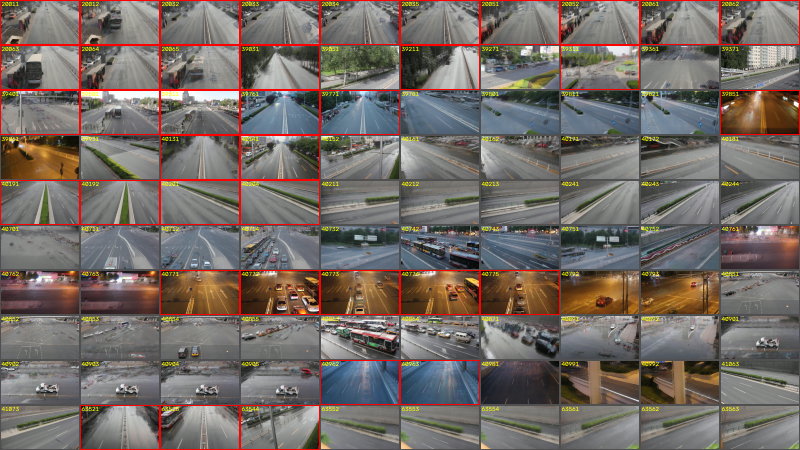
#> input picture grid_resolution_analysis/site_grouping_all_sheet.png, 1600 x 900 px, given in place of MVI_40191.mp4, which was not available (shown at 1/2 size)
$ python rparallel_he3.py
#> lines starting #> are read from the running program, lines starting #| are printed output that depends on the picture
### bench_sysinfo.py
"""
bench_sysinfo.py -- hardware/software provenance for benchmark metrics files.

Every value is collected defensively: anything that cannot be determined on
the current platform is recorded as None rather than raising, so a missing
value never aborts a benchmark run.
"""
import os
import platform
import subprocess
import sys


def _cpu_model():
    system = platform.system()
    try:
        if system == "Windows":
            import winreg  # noqa: WPS433 (Windows-only import)
            key = winreg.OpenKey(
                winreg.HKEY_LOCAL_MACHINE,
                r"HARDWARE\DESCRIPTION\System\CentralProcessor\0",
            )
            name, _ = winreg.QueryValueEx(key, "ProcessorNameString")
            return str(name).strip()
        if system == "Linux":
            with open("/proc/cpuinfo", encoding="utf-8", errors="replace") as f:
                for line in f:
                    if line.lower().startswith("model name"):
                        return line.split(":", 1)[1].strip()
        if system == "Darwin":
            out = subprocess.run(
                ["sysctl", "-n", "machdep.cpu.brand_string"],
                capture_output=True, text=True, timeout=5,
            )
            if out.returncode == 0 and out.stdout.strip():
                return out.stdout.strip()
    except Exception:
        pass
    return platform.processor() or None


def _version(module_name):
    try:
        module = __import__(module_name)
        return getattr(module, "__version__", None)
    except Exception:
        return None


def collect_system_info():
    """Return a JSON-serialisable dict describing the machine and software."""
    physical = logical = None
    try:
        import psutil
        physical = psutil.cpu_count(logical=False)
        logical = psutil.cpu_count(logical=True)
    except Exception:
        pass
    return {
        "platform": platform.platform(),
        "processor": platform.processor() or None,
        "cpu_model": _cpu_model(),
        "physical_cores": physical,
        "logical_processors": logical,
        "os_cpu_count": os.cpu_count(),
        "python_version": sys.version.split()[0],
        "python_implementation": platform.python_implementation(),
        "opencv_version": _version("cv2"),
        "numpy_version": _version("numpy"),
        "psutil_version": _version("psutil"),
        "btp_env": {k: v for k, v in sorted(os.environ.items()) if k.startswith("BTP_")},
    }


# [3 lines that do not run on import are left out]

### rparallel_he3.py
import cv2
import numpy as np
import psutil
import time
import os
import pandas as pd
from openpyxl import load_workbook, Workbook
import cProfile
import pstats
from concurrent.futures import ThreadPoolExecutor, Future
from collections import Counter
import json
import xml.etree.ElementTree as ET
import matplotlib.pyplot as plt
import seaborn as sns


with open("user_input_data.json", "r") as file:
#> (reads user_input_data.json from the repository)
    config = json.load(file)

video_path = config["video"]
color_channel = config["color_channel"]
rows, cols = config["grids"]["rows"], config["grids"]["cols"]
pixels_per_meter = config.get("pixels_per_meter", 0)  # 0 => speed estimation disabled
xml_path = config.get("xml_path", "")

roi1_x, roi1_y, roi1_width, roi1_height = 47, 202, 441, 141
roi2_x, roi2_y, roi2_width, roi2_height = 500, 202, 441, 141

num_rows, num_cols = rows, cols

frame_count = 0
start_time = time.time()

# ── Benchmark instrumentation (mirrors seq.py so results are comparable) ──
frame_times = []
frame_io_times = []
memory_usages = []

cap = cv2.VideoCapture(video_path)

# Read actual FPS from the video; fall back to 30 if unavailable
_raw_fps = cap.get(cv2.CAP_PROP_FPS)
FPS = _raw_fps if _raw_fps and _raw_fps > 0 else 30

# Read the first two frames BEFORE creating the writer, so the writer can be
# sized from the real decoded frame instead of a possibly-wrong cap.get().
ret1, frame1 = cap.read()
#> frame1 is the input picture: shape (900, 1600, 3); mean B, G, R 101.9, 107.4, 116.4
ret, frame2 = cap.read()

if not ret1 or frame1 is None:
    raise RuntimeError(f"Could not read any frames from video: {video_path}")

frame_height, frame_width = frame1.shape[:2]

excel_file_path = 'result_matrix1.xlsx'

fourcc = cv2.VideoWriter_fourcc(*'avc1')
out = cv2.VideoWriter('test_output1.mp4', fourcc, FPS, (frame_width, frame_height))
if not out.isOpened():
    print("[WARN] avc1 codec failed, falling back to mp4v")
    fourcc = cv2.VideoWriter_fourcc(*'mp4v')
    out = cv2.VideoWriter('test_output1.mp4', fourcc, FPS, (frame_width, frame_height))

OUTPUT_WRITER_OK = out.isOpened()
if not OUTPUT_WRITER_OK:
    print(f"[ERROR] VideoWriter failed to open for 'test_output1.mp4' "
          f"(fps={FPS}, size=({frame_width}, {frame_height})). "
          "Processed frames will be shown (if a display is available) but NOT saved to disk.")

# Whether a GUI display is available; probed lazily on the first imshow call
# in main(), so this also correctly detects headless environments.
# ── BENCH PATCH: BTP_DISPLAY=0 suppresses the live preview window for
# unattended batch runs. Default (unset/"1") preserves original behavior.
DISPLAY_ENABLED = os.environ.get("BTP_DISPLAY", "1") != "0"

# ─────────────────────────────────────────────────────────────────────────────
# Persistent, reusable thread pools.
#
# The original code created a brand-new ThreadPoolExecutor() on every single
# frame (inside apply_histogram_equalization_parallel and LaneTracker.process_
# grid), and nested a lane-level pool around a cell-level pool. That means
# thread creation/teardown overhead every frame, plus two pools competing for
# the same cores. Two long-lived pools fix both problems:
#
#   _CELL_POOL  - fine-grained, GIL-releasing OpenCV work (per grid cell,
#                 per-ROI histogram equalization). Sized larger since this is
#                 where the real native/parallel work happens.
#   _LANE_POOL  - coarse-grained, lane-level dispatch (2 lanes at a time).
#                 Kept as a SEPARATE pool so lane-level tasks that internally
#                 submit to _CELL_POOL never wait on a worker slot in the same
#                 pool they're blocked on (avoids self-nesting deadlock risk).
# ─────────────────────────────────────────────────────────────────────────────
# ── EXECUTION-MODE SWITCHES (benchmark workloads; defaults = original) ──────
#   BTP_LANES=2 (default) | 1   -> process ROI1+ROI2, or ROI1 only
#   BTP_EXECUTOR=threaded (default) | serial
#       serial replaces both pools with an in-thread executor that runs every
#       submitted task immediately, in submission order, on the main thread.
#       Same LaneTracker code, same call order, no threads: this is the
#       "same-workload sequential baseline" (paper Sec. IV-C).
# Experiment matrix used by benchmarking/orchestrate_benchmark.py:
#   A  seq.py                                     (1 lane, no pools)
#   B  rparallel_he3.py BTP_LANES=1               (1 lane, threaded)
#   C  rparallel_he3.py BTP_EXECUTOR=serial       (2 lanes, serial)
#   D  rparallel_he3.py                           (2 lanes, threaded)
ACTIVE_LANE_COUNT = int(os.environ.get("BTP_LANES", "2"))
if ACTIVE_LANE_COUNT not in (1, 2):
    raise ValueError(f"BTP_LANES must be 1 or 2, got {ACTIVE_LANE_COUNT}")
EXECUTOR_MODE = os.environ.get("BTP_EXECUTOR", "threaded").strip().lower()
if EXECUTOR_MODE not in ("threaded", "serial"):
    raise ValueError(f"BTP_EXECUTOR must be 'threaded' or 'serial', got {EXECUTOR_MODE!r}")


class _SerialExecutor:
    """Drop-in stand-in for ThreadPoolExecutor that runs tasks inline."""
    _max_workers = 1

    # [7 lines left out: function submit, not called in this run]

    def map(self, fn, *iterables):
        return list(map(fn, *iterables))

    def shutdown(self, wait=True):
        pass


if EXECUTOR_MODE == "serial":
    _CELL_POOL = _SerialExecutor()
    _LANE_POOL = _SerialExecutor()
else:
    _CELL_POOL = ThreadPoolExecutor(max_workers=min(32, (os.cpu_count() or 4) * 4))
    _LANE_POOL = ThreadPoolExecutor(max_workers=2)


# ─────────────────────────────────────────────────────────────────────────────
# Shared, stateless helpers
# ─────────────────────────────────────────────────────────────────────────────
def process_grid_channel(channel, grid_width, grid_height):
    """Contour extraction for a single grid cell (per-cell motion detection)."""
    blur = cv2.GaussianBlur(channel, (5, 5), 1)
    _, thresh = cv2.threshold(blur, 60, 255, cv2.THRESH_BINARY)
    kernel = cv2.getStructuringElement(cv2.MORPH_RECT, (max(1, grid_width), max(1, grid_height // 2)))
    dilated = cv2.dilate(thresh, kernel, iterations=5)
    contours, _ = cv2.findContours(dilated, cv2.RETR_EXTERNAL, cv2.CHAIN_APPROX_SIMPLE)
    return contours


def apply_histogram_equalization_single(frame, roi_x, roi_y, roi_width, roi_height, channel_choice):
    # ── ALGORITHM-EQUIVALENCE FIX (user-authorized, 2026) ───────────────────
    # Previously this function ignored channel_choice entirely and always
    # converted the ROI to grayscale before equalizing, discarding all hue/
    # saturation information. seq.py's apply_histogram_equalization (with
    # he_choice='V') instead equalizes only the V channel in HSV space,
    # leaving H and S untouched. That is a materially different preprocessing
    # step, not just a stylistic difference -- it changes what information
    # reaches the differencing stage. This function now branches identically
    # to seq.py's apply_histogram_equalization; seq.py itself is unchanged.
#> called with roi_x = 47, roi_y = 202, roi_width = 441, roi_height = 141, channel_choice = 'V'
    roi = frame[roi_y:roi_y + roi_height, roi_x:roi_x + roi_width]
    if channel_choice == 'gray':
        roi_gray = cv2.cvtColor(roi, cv2.COLOR_BGR2GRAY)
        roi_equalized = cv2.equalizeHist(roi_gray)
        frame[roi_y:roi_y + roi_height, roi_x:roi_x + roi_width] = cv2.cvtColor(roi_equalized, cv2.COLOR_GRAY2BGR)
    else:
        hsv = cv2.cvtColor(roi, cv2.COLOR_BGR2HSV)
#> hsv: shape (141, 441, 3); mean H, S, V 52.8, 50, 125.4
        h, s, v = cv2.split(hsv)
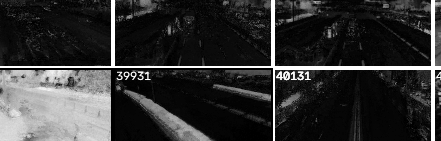
#> s: shape (141, 441); min 0, max 255, mean 50
        if channel_choice == 'H':
            h = cv2.equalizeHist(h)
        elif channel_choice == 'S':
            s = cv2.equalizeHist(s)
        elif channel_choice == 'V':
            v = cv2.equalizeHist(v)
        hsv_equalized = cv2.merge([h, s, v])
#> hsv_equalized: shape (141, 441, 3); mean H, S, V 52.8, 50, 128.7
        frame[roi_y:roi_y + roi_height, roi_x:roi_x + roi_width] = cv2.cvtColor(hsv_equalized, cv2.COLOR_HSV2BGR)
    return frame


_ACTIVE_ROIS = [(roi1_x, roi1_y, roi1_width, roi1_height),
                (roi2_x, roi2_y, roi2_width, roi2_height)][:ACTIVE_LANE_COUNT]


def apply_histogram_equalization_parallel(frame, channel_choice):
    # Submitted from the main thread to _CELL_POOL (one task per active ROI).
    futures = [
        _CELL_POOL.submit(apply_histogram_equalization_single, frame, rx, ry, rw, rh, channel_choice)
        for (rx, ry, rw, rh) in _ACTIVE_ROIS
    ]
#> call 2 of apply_histogram_equalization_single, with roi_x = 500, roi_y = 202, roi_width = 441, roi_height = 141, channel_choice = 'V'
#> in apply_histogram_equalization_single (call 2), `roi = frame[roi_y:roi_y + roi_height, roi_x:roi_x + roi_width]`:
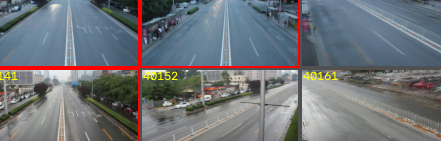
#> roi: shape (141, 441, 3); mean B, G, R 119.5, 115.2, 111.5
#> in apply_histogram_equalization_single (call 2), `h, s, v = cv2.split(hsv)`:
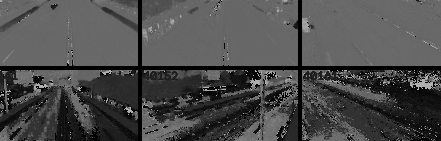
#> h: shape (141, 441); min 0, max 179, mean 75.1
#> in apply_histogram_equalization_single (call 2), `h, s, v = cv2.split(hsv)`:
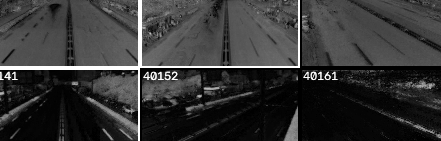
#> s: shape (141, 441); min 0, max 255, mean 53.4
#> in apply_histogram_equalization_single (call 2), `v = cv2.equalizeHist(v)`:
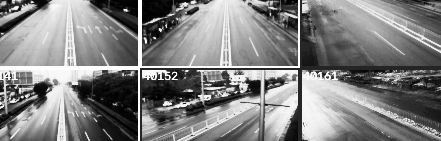
#> v: shape (141, 441); min 0, max 255, mean 128.7
#> in apply_histogram_equalization_single (call 2), `frame[roi_y:roi_y + roi_height, roi_x:roi_x + roi_width] = cv2.cvtColo..`:
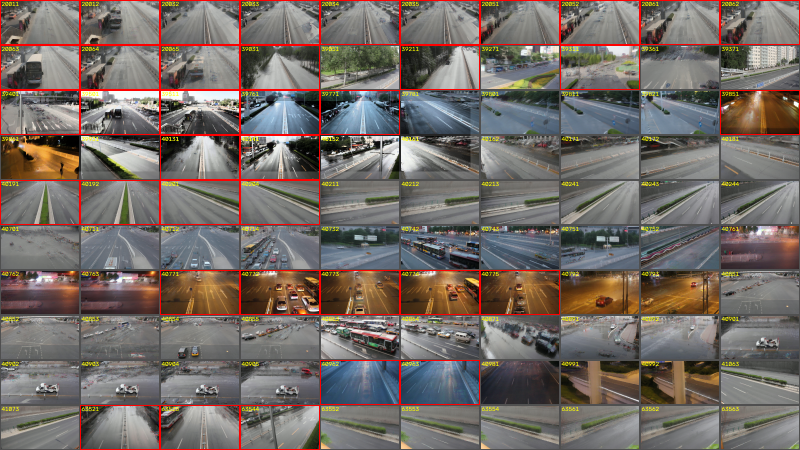
#> frame: shape (900, 1600, 3) (shown at 1/2 size); mean B, G, R 102, 107.4, 116.5
#> futures = 2 items
    for future in futures:
        frame = future.result()
#> this loop made 2 passes
    return frame


# ── ALGORITHM-EQUIVALENCE FIX (user-authorized, 2026) ───────────────────────
# seq.py's equalization channel (he_choice) is a hardcoded 'V', independent
# of the color_channel config used for diff-channel selection (see seq.py
# line ~723). Matched here verbatim -- NOT derived from color_channel --
# to reproduce seq.py's *current* behavior exactly, per explicit instruction
# not to also change what seq.py does. If seq.py's hardcoding of he_choice
# is revisited later, this constant should be revisited identically.
HE_CHOICE = 'V'


def process_hsv(frame1, frame2, channels):
    frame1 = apply_histogram_equalization_parallel(frame1, HE_CHOICE)
    frame2 = apply_histogram_equalization_parallel(frame2, HE_CHOICE)
#> the loop in apply_histogram_equalization_parallel (call 2), `for future in futures:` made 2 passes

    # ── ALGORITHM-EQUIVALENCE FIX (user-authorized, 2026) ───────────────────
    # seq.py applies a 7x7 frame-level Gaussian blur to both frames before
    # differencing (see seq.py's process_hsv); this implementation omitted
    # it, so the two "identical" pipelines were actually processing
    # different diff images. Added here, unmodified from seq.py's kernel/
    # sigma, to restore true algorithmic equivalence between lanes and the
    # sequential reference. This is the one change in this file that
    # touches detection output (as opposed to the BTP_* benchmarking
    # instrumentation elsewhere), and was explicitly requested by the user
    # after cross-implementation F1 comparison showed only 4/12 benchmark
    # videos produced matching predictions between seq.py and this file's
    # Lane 1 prior to this fix.
    frame1 = cv2.GaussianBlur(frame1, (7, 7), 0)
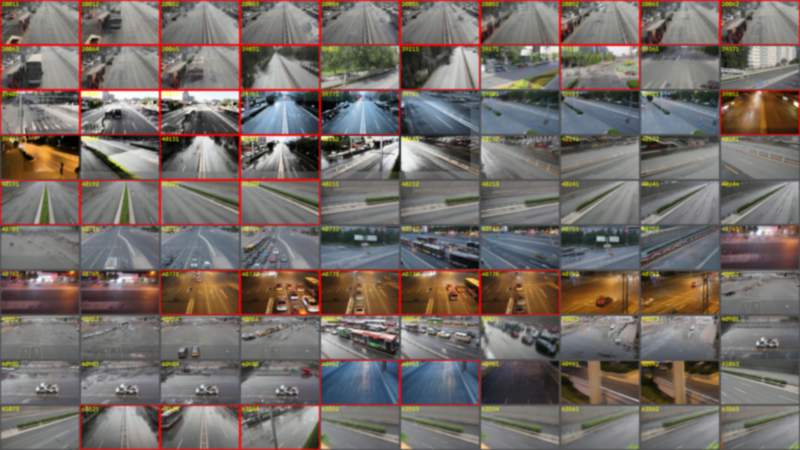
#> frame1: shape (900, 1600, 3) (shown at 1/2 size); mean B, G, R 102.1, 107.4, 116.5
    frame2 = cv2.GaussianBlur(frame2, (7, 7), 0)

    diff = cv2.absdiff(frame1, frame2)
#> diff: shape (900, 1600, 3); every value is 0
    hsv = cv2.cvtColor(diff, cv2.COLOR_BGR2HSV)
    channels_data = [cv2.split(hsv)[i] for i in channels]
#> channels_data = 1 item
#> (the rest of the program and of its run is left out)
